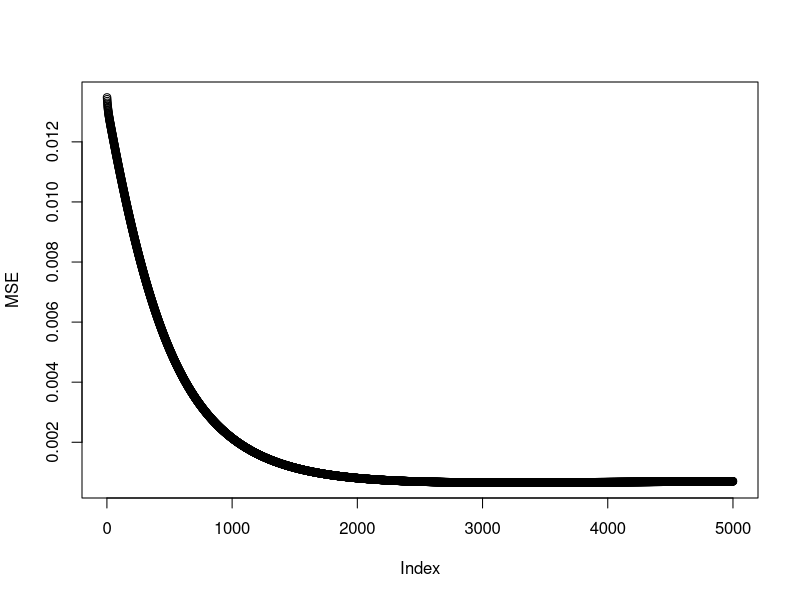

Write the R code that produced this figure.
# Implements the algorithm seen in "Linear-Least-Squares Initialization of 
# Multilayer Perceptrons Through Backpropagation of the Desired Response
# Deniz et al (2005), IEEE Transactions on Neural Networks, 16-2.
# 
# Author: Gustavo (lgbpinho153@yahoo.com.br)
###############################################################################

# simple data
I<-rbind(rnorm(100,0,1),rnorm(100,0,1),rnorm(100,0,1)) # inputs
T<-10+2*I[1,]+3*I[2,]+5*I[3,] # targets

# parameters
NumInput<-dim(I)[1] # the number of inputs is the number of rown in I
NumOutput<-1 # keep it simple for now
NumHidden<-2 # number of hidden neurons
WeightsOH<-matrix(rnorm(NumOutput*(NumHidden+1),0,1),NumOutput,NumHidden+1) # weights and bias for the output-hidden layer
WeightsHI<-matrix(rnorm(NumHidden*(NumInput+1),0,1),NumHidden,NumInput+1)  # weights and bias for the hidden-input layer
N<-length(T) # number of samples
Lr<-0.2 # learning rate
Mr<-0.15 # momentum rate
NumEpochs<-5000
MSE<-rep(0,NumEpochs)

### Sigmoid Function
phi<-function(v){
	1/(1+exp(-v))
}

phidash<-function(v){
	phi(v)*(1-phi(v))
}

inversephi<-function(v){
	log(v/(1-v))
}


### preprocessing
Targets<-rep(0,length(T))
Targets<-(T-min(T))/(max(T)-min(T)) # standardized outputs
Inputs<-matrix(0,NumInput,N) # standardized inputs
for (i in 1:dim(Inputs)[1]){
	Inputs[i,]<-(I[i,]-min(I[i,]))/(max(I[i,])-min(I[i,]))
}

##########################
# Weights initialization #
##########################

# Step 0 #
xs<-Inputs
d2<-Targets
W1<-WeightsHI[,-1]
b1<-WeightsHI[,1]
W2<-WeightsOH[,-1]
b2<-WeightsOH[,1]
z1<-W1%*%xs+b1
y1<-phi(z1)
z2<-W2%*%y1+b2
y2<-phi(z2)
Jopt<-sum(t(d2-y2)%*%(d2-y2))/(2*N)
W1opt<-W1
b1opt<-b1
W2opt<-W2
b2opt<-b2

# Step 1 #
d2[d2==1]<-1-1e-3;d2[d2==0]<-1e-3
d2bar<-inversephi(d2)

for (t in 1:5){ # this is step 9
	
# Step 2 #
	d1<-matrix(0,NumHidden,N)
	W2<-t(W2) # small issue with R matrices and vectors
	for (i in 1:N){
		d1[,i]<-qr.solve(W2,d2bar[i]-b2)	
	}
	d1[1,]<-(d1[1,]-min(d1[1,]))/(max(d1[1,])-min(d1[1,]))
	d1[d1==1]<-1-1e-3;d1[d1==0]<-1e-3
	
# Step 3 #
	d1bar<-inversephi(d1)
	
# Step 4 # It is like solving a Ax=b problem
	for (k in 1:NumHidden){ # for each hidden neuron
		b<-matrix(0,NumInput+1,1)
		A<-matrix(0,NumInput+1,NumInput+1)
		for (s in 1:N){
			us<-c(1,xs[,s])
			b<-b+(phidash(d1bar[k,s])^2)*d1[k,s]*us
			A<-A+(phidash(d1bar[k,s])^2)*us%*%t(us)
		}
		wk<-solve(A,b)
		b1[k]<-wk[1,]
		W1[k,]<-wk[2:(NumInput+1),]
	}
	
# Step 5 #
	z1<-W1%*%xs+b1
	y1<-phi(z1)
	
# Step 6 # Only one output neuron
	b<-matrix(0,NumHidden+1,1)
	A<-matrix(0,NumHidden+1,NumHidden+1)
	for (s in 1:N){
		us<-c(1,y1[,s])
		b<-b+(phidash(d2bar[s])^2)*d2[s]*us
		A<-A+(phidash(d2bar[s])^2)*us%*%t(us)
	}
	wk<-solve(A+diag(0.001,NumHidden+1),b) # A may be singular
	b2<-wk[1,]
	W2<-wk[2:(NumHidden+1),]
	
# Step 7 #
	z2<-W2%*%y1+b2
	y2<-phi(z2)
	
# Step 8 #
	J<-sum(t(d2-y2)%*%(d2-y2))/(2*N)
	if(J<Jopt){
		Jopt<-J
		W1opt<-W1
		b1opt<-b1
		W2opt<-W2
		b2opt<-b2	
	}
}

WeightsHI<-cbind(b1,W1)
WeightsOH<-t(c(b2,W2)) # W2 is a vector
################################
# End of Weight Initialization #
################################

############
# Training #
############
DeltaWOH<-matrix(0,NumOutput,NumHidden+1) # weights updates
DeltaWHI<-matrix(0,NumHidden,NumInput+1)  # weights updates
for (epoch in 1:NumEpochs){
	PreviousDeltaWOH<-DeltaWOH # storing previous values for momentum
	PreviousDeltaWHI<-DeltaWHI # storing previous values for momentum
	DeltaWOH<-matrix(0,NumOutput,NumHidden+1) # weights updates
	DeltaWHI<-matrix(0,NumHidden,NumInput+1)  # weights updates
	
	### Forward pass
	HiddenInputs<-rbind(1,Inputs)
	SumHidden<-WeightsHI%*%HiddenInputs
	HiddenOutputs<-phi(SumHidden)
	OutputInputs<-rbind(1,HiddenOutputs)
	SumOutput<-WeightsOH%*%OutputInputs
	Outputs<-phi(SumOutput)
	MSE[epoch]<-as.numeric(t(Targets-t(Outputs))%*%(Targets-t(Outputs)))/(2*N)
	
	### Backpropagation
	DeltaO<-(Targets-t(Outputs))*t(Outputs)*(1-t(Outputs)) # the local gradients for each sample
	DeltaH<-matrix(0,NumHidden,N)
	for (s in 1:N){ # hidden layer local gradients for each example 
		for (i in 1:NumHidden){
			for (j in 1:NumOutput){ # gotta fix for more neurons later
				DeltaH[i,s]<-DeltaH[i,s]+DeltaO[s]*WeightsOH[j,i+1] # beware of the bias index!	
			}
		}
	}
	for(s in 1:N){ # output-hidden weights updates
		for (j in 1:NumOutput){
			for (i in 1:(NumHidden+1)){
				DeltaWOH[j,i]<-DeltaWOH[j,i]+(Lr*DeltaO[s]*OutputInputs[i,s])/N
			}	
		}
	}
	for(s in 1:N){ # hidden-input weights updates
		for (j in 1:NumHidden){
			for (i in 1:(NumInput+1)){
				DeltaWHI[j,i]<-DeltaWHI[j,i]+(Lr*DeltaH[j,s]*HiddenInputs[i,s])/N
			}	
		}
	}
	WeightsOH<-WeightsOH+DeltaWOH+Mr*PreviousDeltaWOH
	WeightsHI<-WeightsHI+DeltaWHI+Mr*PreviousDeltaWHI
	if(epoch%%100==0){
		cat("Epoch: ");cat(epoch);cat(" | MSE: ");cat(MSE[epoch]);cat("\n");
	}
}
plot(MSE)